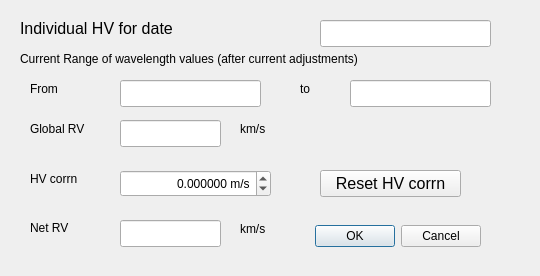
<?xml version="1.0" encoding="UTF-8"?>
<ui version="4.0">
 <class>xindhvdlg</class>
 <widget class="QDialog" name="xindhvdlg">
  <property name="geometry">
   <rect>
    <x>0</x>
    <y>0</y>
    <width>540</width>
    <height>276</height>
   </rect>
  </property>
  <property name="windowTitle">
   <string>Individual X HV correction</string>
  </property>
  <widget class="QDialogButtonBox" name="buttonBox">
   <property name="geometry">
    <rect>
     <x>270</x>
     <y>220</y>
     <width>211</width>
     <height>32</height>
    </rect>
   </property>
   <property name="orientation">
    <enum>Qt::Horizontal</enum>
   </property>
   <property name="standardButtons">
    <set>QDialogButtonBox::Cancel|QDialogButtonBox::Ok</set>
   </property>
  </widget>
  <widget class="QLabel" name="label_2">
   <property name="geometry">
    <rect>
     <x>300</x>
     <y>80</y>
     <width>31</width>
     <height>17</height>
    </rect>
   </property>
   <property name="text">
    <string>to</string>
   </property>
  </widget>
  <widget class="QDoubleSpinBox" name="hvcorrect">
   <property name="geometry">
    <rect>
     <x>120</x>
     <y>170</y>
     <width>151</width>
     <height>27</height>
    </rect>
   </property>
   <property name="toolTip">
    <string>This is the individual RV for this data point in m/s</string>
   </property>
   <property name="alignment">
    <set>Qt::AlignRight|Qt::AlignTrailing|Qt::AlignVCenter</set>
   </property>
   <property name="suffix">
    <string> m/s</string>
   </property>
   <property name="decimals">
    <number>6</number>
   </property>
   <property name="minimum">
    <double>-1000.000000000000000</double>
   </property>
   <property name="maximum">
    <double>1000.000000000000000</double>
   </property>
   <property name="value">
    <double>0.000000000000000</double>
   </property>
  </widget>
  <widget class="QLineEdit" name="xmax">
   <property name="geometry">
    <rect>
     <x>350</x>
     <y>80</y>
     <width>141</width>
     <height>27</height>
    </rect>
   </property>
   <property name="toolTip">
    <string>Current maximum X</string>
   </property>
   <property name="readOnly">
    <bool>true</bool>
   </property>
  </widget>
  <widget class="QLabel" name="label_3">
   <property name="geometry">
    <rect>
     <x>20</x>
     <y>20</y>
     <width>221</width>
     <height>17</height>
    </rect>
   </property>
   <property name="font">
    <font>
     <pointsize>12</pointsize>
    </font>
   </property>
   <property name="text">
    <string>Individual HV for date</string>
   </property>
  </widget>
  <widget class="QLabel" name="label_7">
   <property name="geometry">
    <rect>
     <x>20</x>
     <y>50</y>
     <width>491</width>
     <height>17</height>
    </rect>
   </property>
   <property name="text">
    <string>Current Range of wavelength values (after current adjustments)</string>
   </property>
  </widget>
  <widget class="QLabel" name="label">
   <property name="geometry">
    <rect>
     <x>30</x>
     <y>80</y>
     <width>62</width>
     <height>17</height>
    </rect>
   </property>
   <property name="text">
    <string>From</string>
   </property>
  </widget>
  <widget class="QLineEdit" name="xmin">
   <property name="geometry">
    <rect>
     <x>120</x>
     <y>80</y>
     <width>141</width>
     <height>27</height>
    </rect>
   </property>
   <property name="toolTip">
    <string>Current minimum X</string>
   </property>
   <property name="readOnly">
    <bool>true</bool>
   </property>
  </widget>
  <widget class="QPushButton" name="resethv">
   <property name="geometry">
    <rect>
     <x>320</x>
     <y>170</y>
     <width>141</width>
     <height>27</height>
    </rect>
   </property>
   <property name="font">
    <font>
     <pointsize>12</pointsize>
    </font>
   </property>
   <property name="toolTip">
    <string>Reset heliocentric velocity correction to 0</string>
   </property>
   <property name="text">
    <string>Reset HV corrn</string>
   </property>
  </widget>
  <widget class="QLineEdit" name="jdate">
   <property name="geometry">
    <rect>
     <x>320</x>
     <y>20</y>
     <width>171</width>
     <height>27</height>
    </rect>
   </property>
   <property name="toolTip">
    <string>This is the date in question</string>
   </property>
   <property name="readOnly">
    <bool>true</bool>
   </property>
  </widget>
  <widget class="QLabel" name="label_4">
   <property name="geometry">
    <rect>
     <x>30</x>
     <y>120</y>
     <width>71</width>
     <height>17</height>
    </rect>
   </property>
   <property name="text">
    <string>Global RV</string>
   </property>
  </widget>
  <widget class="QLineEdit" name="globalrv">
   <property name="geometry">
    <rect>
     <x>120</x>
     <y>120</y>
     <width>101</width>
     <height>27</height>
    </rect>
   </property>
   <property name="toolTip">
    <string>This is the RV for the whole dataset</string>
   </property>
   <property name="readOnly">
    <bool>true</bool>
   </property>
  </widget>
  <widget class="QLabel" name="label_5">
   <property name="geometry">
    <rect>
     <x>240</x>
     <y>120</y>
     <width>62</width>
     <height>17</height>
    </rect>
   </property>
   <property name="text">
    <string>km/s</string>
   </property>
  </widget>
  <widget class="QLabel" name="label_6">
   <property name="geometry">
    <rect>
     <x>30</x>
     <y>170</y>
     <width>62</width>
     <height>17</height>
    </rect>
   </property>
   <property name="text">
    <string>HV corrn</string>
   </property>
  </widget>
  <widget class="QLineEdit" name="netrv">
   <property name="geometry">
    <rect>
     <x>120</x>
     <y>220</y>
     <width>101</width>
     <height>27</height>
    </rect>
   </property>
   <property name="toolTip">
    <string>This is the net RV after applying both global RV and this HV</string>
   </property>
   <property name="readOnly">
    <bool>true</bool>
   </property>
  </widget>
  <widget class="QLabel" name="label_8">
   <property name="geometry">
    <rect>
     <x>30</x>
     <y>220</y>
     <width>71</width>
     <height>16</height>
    </rect>
   </property>
   <property name="text">
    <string>Net RV</string>
   </property>
  </widget>
  <widget class="QLabel" name="label_9">
   <property name="geometry">
    <rect>
     <x>240</x>
     <y>220</y>
     <width>62</width>
     <height>17</height>
    </rect>
   </property>
   <property name="text">
    <string>km/s</string>
   </property>
  </widget>
 </widget>
 <tabstops>
  <tabstop>jdate</tabstop>
  <tabstop>xmin</tabstop>
  <tabstop>xmax</tabstop>
  <tabstop>globalrv</tabstop>
  <tabstop>hvcorrect</tabstop>
  <tabstop>resethv</tabstop>
  <tabstop>netrv</tabstop>
  <tabstop>buttonBox</tabstop>
 </tabstops>
 <resources/>
 <connections>
  <connection>
   <sender>buttonBox</sender>
   <signal>accepted()</signal>
   <receiver>xindhvdlg</receiver>
   <slot>accept()</slot>
   <hints>
    <hint type="sourcelabel">
     <x>248</x>
     <y>254</y>
    </hint>
    <hint type="destinationlabel">
     <x>157</x>
     <y>274</y>
    </hint>
   </hints>
  </connection>
  <connection>
   <sender>buttonBox</sender>
   <signal>rejected()</signal>
   <receiver>xindhvdlg</receiver>
   <slot>reject()</slot>
   <hints>
    <hint type="sourcelabel">
     <x>316</x>
     <y>260</y>
    </hint>
    <hint type="destinationlabel">
     <x>286</x>
     <y>274</y>
    </hint>
   </hints>
  </connection>
 </connections>
</ui>
